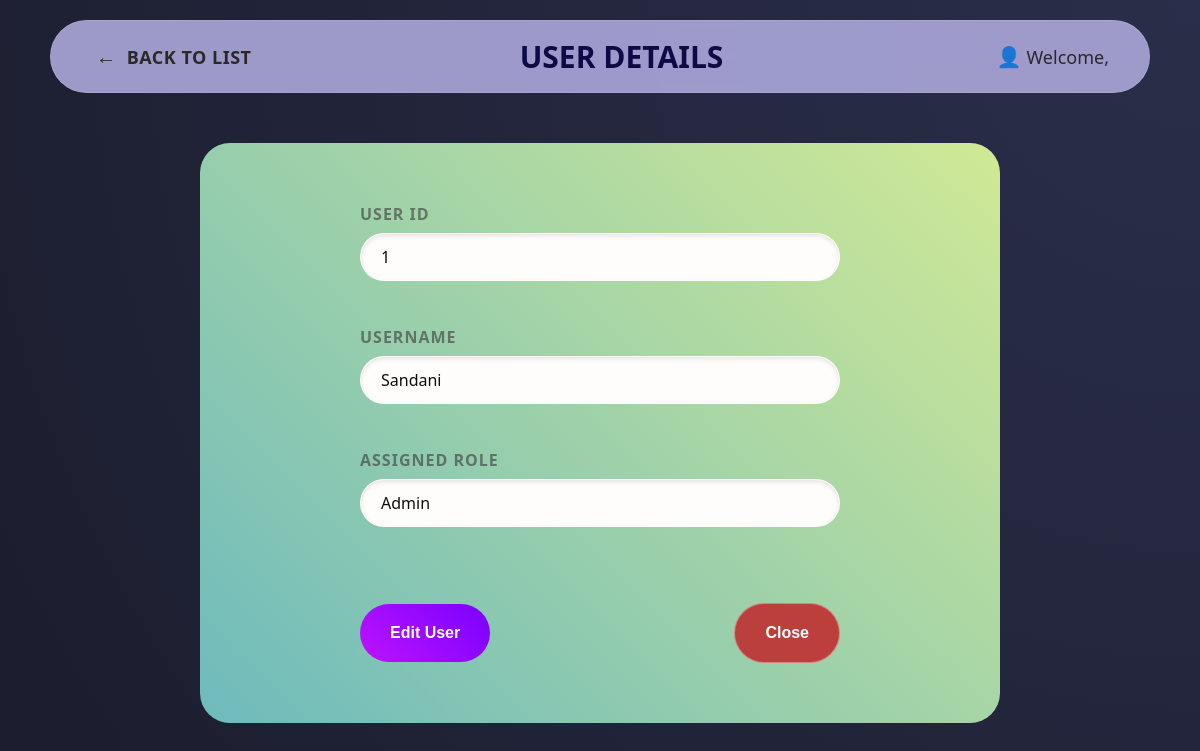
Screenshot of /pages/event_bookings/viewEventBooking.php?id=1 with the database file from the repository.
### tables this page shows
CREATE TABLE `users` (
  `id` int(10) NOT NULL,
  `username` varchar(50) NOT NULL,
  `password` varchar(255) NOT NULL,
  `Role_Id` int(10) NOT NULL
);

CREATE TABLE `roles` (
  `role_id` int(10) NOT NULL,
  `role_name` varchar(50) NOT NULL
);

### pages/event_bookings/viewEventBooking.php (the view, shortened to what this page needs)
<?php
require_once '../../config.php';
if (isset($_GET['id'])) {
    $user_id = mysqli_real_escape_string($conn, $_GET['id']);
    $query = "SELECT u.*, r.role_name FROM users u LEFT JOIN roles r ON u.Role_Id = r.role_id WHERE u.id = '$user_id'";
    $result = mysqli_query($conn, $query);
    if ($result && mysqli_num_rows($result) > 0) {
        $user = mysqli_fetch_assoc($result);
    } else {
        echo "User not found.";
        exit;
    }
} else {
    echo "No user ID provided.";
    exit;
}
?>
<!DOCTYPE html>
<html lang="en">
<head>
    <link rel="stylesheet" href="../../css/style.css">
</head>
<body class="create-user-page">
    <header class="header-section">
        <nav class="nav-left">
            <a href="events.php" class="nav-link"><span class="icon">&#8592;</span> BACK TO LIST</a>
        </nav>
        <div class="nav-center"><h2>USER DETAILS</h2></div>
        <div class="nav-right">
             <span class="user-display"><span class="icon">&#128100;</span>Welcome, <strong><?php echo $_SESSION['username']; ?></strong></span>
        </div>
    </header>
    <main class="form-wrapper" style="padding-top: 20px;">
        <div class="glass-card">
            <div class="view-group" style="width: 100%; max-width: 480px;">
                <div class="input-group">
                    <label>User ID</label>
                    <div class="view-data"><?php echo $user['id']; ?></div>
                </div>
                <div class="input-group">
                    <label>Username</label>
                    <div class="view-data"><?php echo htmlspecialchars($user['username']); ?></div>
                </div>
                <div class="input-group">
                    <label>Assigned Role</label>
                    <div class="view-data"><?php echo htmlspecialchars(isset($user['role_name']) ? $user['role_name'] : 'No Role Assigned'); ?></div>
                </div>
                <div style="display: flex; gap: 10px; margin-top: 20px;">
                    <div class="view-actions">
                        <button class="submit-btn edit-btn" onclick="location.href='updateUser.php'">Edit User</button>
                        <button class="submit-btn close-btn" onclick="location.href='../admin.php'" >Close</button>
                    </div>
                </div>
            </div>
        </div>
    </main>
</body>
</html>

### css/style.css (style rules this page uses)
html, body { height: 100%; margin: 0; padding: 0; }
* { box-sizing: border-box; margin: 0; padding: 0; }
body { font-family: 'Segoe UI', Tahoma, Geneva, Verdana, sans-serif; }
body { margin: 0; padding: 20px 50px; background: radial-gradient(circle at top right, #2b2e4a, #1a1c2c); min-height: 100vh; box-sizing: border-box; }
.header-section { background: rgba(164, 161, 210, 0.952); backdrop-filter: blur(15px); border-radius: 50px; display: flex; justify-content: space-between; align-items: center; padding: 15px 40px; margin-bottom: 30px; border: 1px solid rgba(255, 255, 255, 0.1); }
.nav-left { display: flex; gap: 40px; }
.nav-link, .logout-link { text-decoration: none; font-weight: bold; font-size: large; letter-spacing: 0.5px; transition: 0.3s ease; color: rgb(43, 40, 40); }
.nav-right { display: flex; align-items: center; gap: 40px; }
.user-display { color: rgb(43, 40, 40); display: flex; align-items: center; font-size: large; }
.icon { font-size: 20px; }
.icon { text-decoration: none !important; margin: 0 5px; }
.header-section h2 { color: rgba(7, 3, 63, 0.952); font-size: 30px; margin: 0; font-weight: 600; text-transform: uppercase; }
.form-wrapper { display: flex; justify-content: center; align-items: flex-start; min-height: 100vh; padding-top: 50px; }
.glass-card { background: #83b7e238; backdrop-filter: blur(10px); border-radius: 30px; padding: 60px; width: 90%; max-width: 800px; display: flex; justify-content: center; align-items: center; }
.glass-card { display: flex; flex-direction: column; align-items: center; justify-content: center; padding: 60px 40px; width: 90%; max-width: 800px; background: linear-gradient(45deg, #6ebabd, #d0e995); backdrop-filter: blur(10px); border-radius: 30px; }
.input-group { margin-bottom: 25px; display: flex; flex-direction: column; }
.input-group label { font-weight: bold; margin-bottom: 8px; text-align: left; display: block; font-size: medium; text-transform: uppercase; letter-spacing: 1px; color: rgba(59, 55, 55, 0.6); margin-bottom: 8px; }
.submit-btn { background:linear-gradient(45deg, #bc13fe, #7a00ff); color: white; padding: 20px; border: none; border-radius: 50px; font-weight: bold; cursor: pointer; margin-top: 10px; transition: 0.3s; align-items: right; font-size: medium; }
.view-group { display: flex; flex-direction: column; gap: 20px; width: 100%; }
.view-data { padding: 12px 20px; background: rgb(255, 252, 252); border: 1px solid rgba(255, 255, 255, 0.2); border-radius: 50px; color: rgb(14, 13, 13); outline: none; font-size: medium; font-weight: 500; min-height: 20px; box-shadow: inset 0 2px 4px rgba(0, 0, 0, 0.1); transition: all 0.3s ease; }
.view-actions { display: flex !important; justify-content: space-between; align-items: center; width: 100%; margin-top: 1px; }
.edit-btn { background: linear-gradient(45deg, #bc13fe, #7a00ff); color: white; padding: 20px 30px; }
.close-btn { background: rgba(190, 53, 53, 0.932); backdrop-filter: blur(5px); border: 1px solid rgba(255, 255, 255, 0.356); padding: 20px 30px; }

### rows the page displays
users: id "1", username "Sandani", Role_Id.role_name "Admin"
